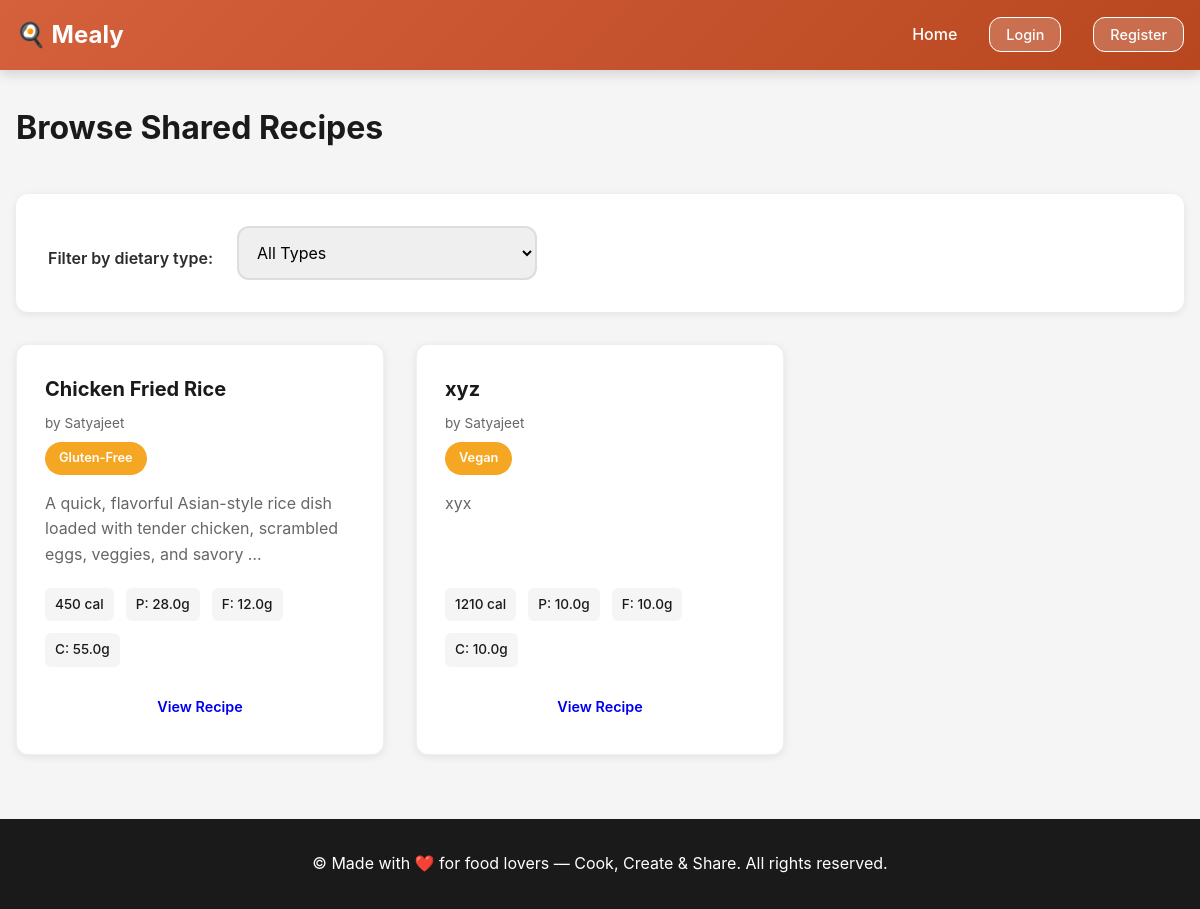
Before: /shared-recipes/ with the older database file.
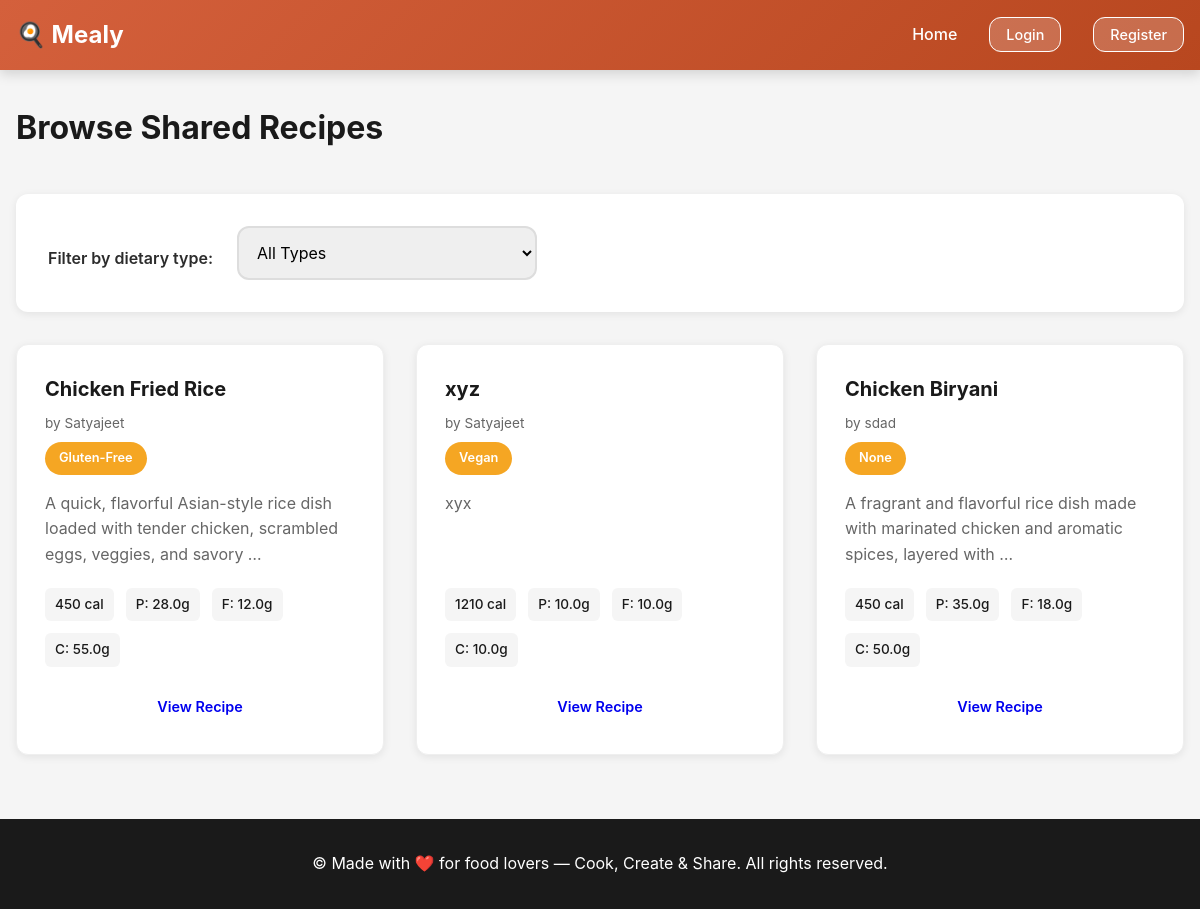
After: the same page with the newer database file.
### recipes/models.py (models this page shows, shortened)
class Recipe(models.Model):
    DIETARY_CHOICES = [
        ('none', 'None'),
        ('vegan', 'Vegan'),
        ('vegetarian', 'Vegetarian'),
        ('gluten_free', 'Gluten-Free'),
    ]
    user = models.ForeignKey(User, on_delete=models.CASCADE, related_name='recipes')
    title = models.CharField(max_length=255)
    description = models.TextField()
    ingredients = models.TextField()  # Stored as comma-separated or newline-separated
    instructions = models.TextField()
    calories = models.IntegerField(validators=[MinValueValidator(0)])
    protein = models.FloatField(validators=[MinValueValidator(0)])  # in grams
    fat = models.FloatField(validators=[MinValueValidator(0)])  # in grams
    carbs = models.FloatField(validators=[MinValueValidator(0)])  # in grams
    dietary_type = models.CharField(max_length=20, choices=DIETARY_CHOICES, default='none')
    is_shared = models.BooleanField(default=False)
    created_at = models.DateTimeField(auto_now_add=True)
    updated_at = models.DateTimeField(auto_now=True)
    class Meta:
        ordering = ['-created_at']

### recipes/views.py (the view)
# urls.py: path('shared-recipes/', views.shared_recipes, name='shared_recipes'),
def shared_recipes(request):
    recipes = Recipe.objects.filter(is_shared=True)
    recipes = recipes.annotate(
        avg_rating=Avg('reviews__rating'),
        review_count=Count('reviews')
    )
    dietary_filter = request.GET.get('dietary_type')
    search_query = request.GET.get('search', '')
    if dietary_filter:
        recipes = recipes.filter(dietary_type=dietary_filter)
    if search_query:
        recipes = recipes.filter(Q(title__icontains=search_query) | Q(description__icontains=search_query))
    context = {
        'recipes': recipes,
        'dietary_choices': Recipe.DIETARY_CHOICES,
        'current_filter': dietary_filter,
        'search_query': search_query,
    }
    return render(request, 'recipes/shared_recipes.html', context)

### templates/recipes/shared_recipes.html (shortened to what this page needs)
{% extends 'base.html' %}
{% block content %}
<div class="page-header">
    <h1>Browse Shared Recipes</h1>
</div>
<div class="filter-section">
    <form method="get" class="filter-form">
        <label for="dietary_type">Filter by dietary type:</label>
        <select name="dietary_type" id="dietary_type" onchange="this.form.submit()">
            <option value="">All Types</option>
        </select>
    </form>
</div>
{% if recipes %}
    <div class="recipe-grid">
        {% for recipe in recipes %}
            <div class="recipe-card">
                <h3>{{ recipe.title }}</h3>
                <p class="author">by {{ recipe.user.username }}</p>
                <p class="dietary-badge">{{ recipe.get_dietary_type_display }}</p>
                <p class="recipe-description">{{ recipe.description|truncatewords:15 }}</p>
                <div class="nutrition-info">
                    <span>{{ recipe.calories }} cal</span>
                    <span>P: {{ recipe.protein }}g</span>
                    <span>F: {{ recipe.fat }}g</span>
                    <span>C: {{ recipe.carbs }}g</span>
                </div>
                <a href="{% url 'view_recipe' recipe.id %}" class="btn btn-small">View Recipe</a>
            </div>
        {% endfor %}
    </div>
{% else %}
    <p>No shared recipes found.</p>
{% endif %}
{% endblock %}

Changed rows visible on the page:
added Recipe: title "Chicken Biryani", user.username "sdad", dietary_type "None", description "A fragrant and flavorful rice dish made with marinated chicken and aromatic spices, layered with …", calories "450", protein "35.0", fat "18.0", carbs "50.0"
